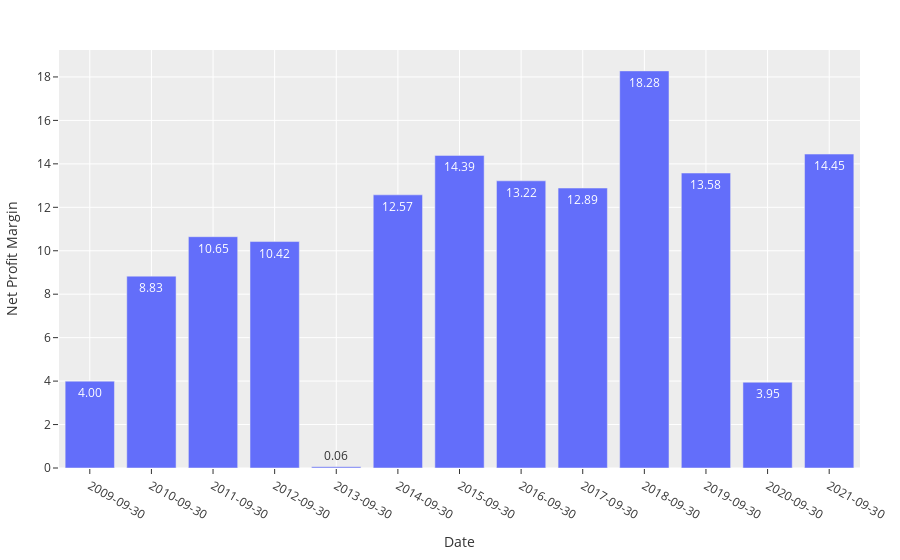

Notebook code for this chart:
### Markdown cell above
### Net Profit Margin

### Code cell
fig_netprof = px.bar(dict_financials[st]['Net Profit Margin'], y='Net Profit Margin', text_auto='.2f')
fig_netprof.update_xaxes(type='category')
fig_netprof.update_layout(template=THEME, margin = dict(t=50, b=30, l=25, r=25))
fig_netprof.show()

### Figure 1 — Plotly figure (JSON) as saved in the notebook; plotly's stock layout.template omitted (floating-point values rounded to 4 significant figures)
{"data": [{"alignmentgroup": "True", "hovertemplate": "Date=%{x}<br>Net Profit Margin=%{y}<extra></extra>", "legendgroup": "", "marker": {"color": "#636efa", "pattern": {"shape": ""}}, "name": "", "offsetgroup": "", "orientation": "v", "showlegend": false, "textposition": "auto", "texttemplate": "%{y:.2f}", "type": "bar", "x": ["2009-09-30", "2010-09-30", "2011-09-30", "2012-09-30", "2013-09-30", "2014-09-30", "2015-09-30", "2016-09-30", "2017-09-30", "2018-09-30", "2019-09-30", "2020-09-30", "2021-09-30"], "xaxis": "x", "y": [3.998, 8.831, 10.65, 10.42, 0.0558, 12.57, 14.39, 13.22, 12.89, 18.28, 13.58, 3.947, 14.45], "yaxis": "y"}], "layout": {"barmode": "relative", "legend": {"tracegroupgap": 0}, "margin": {"b": 30, "l": 25, "r": 25, "t": 50}, "xaxis": {"anchor": "y", "domain": [0, 1], "title": {"text": "Date"}, "type": "category"}, "yaxis": {"anchor": "x", "domain": [0, 1], "title": {"text": "Net Profit Margin"}}}}
